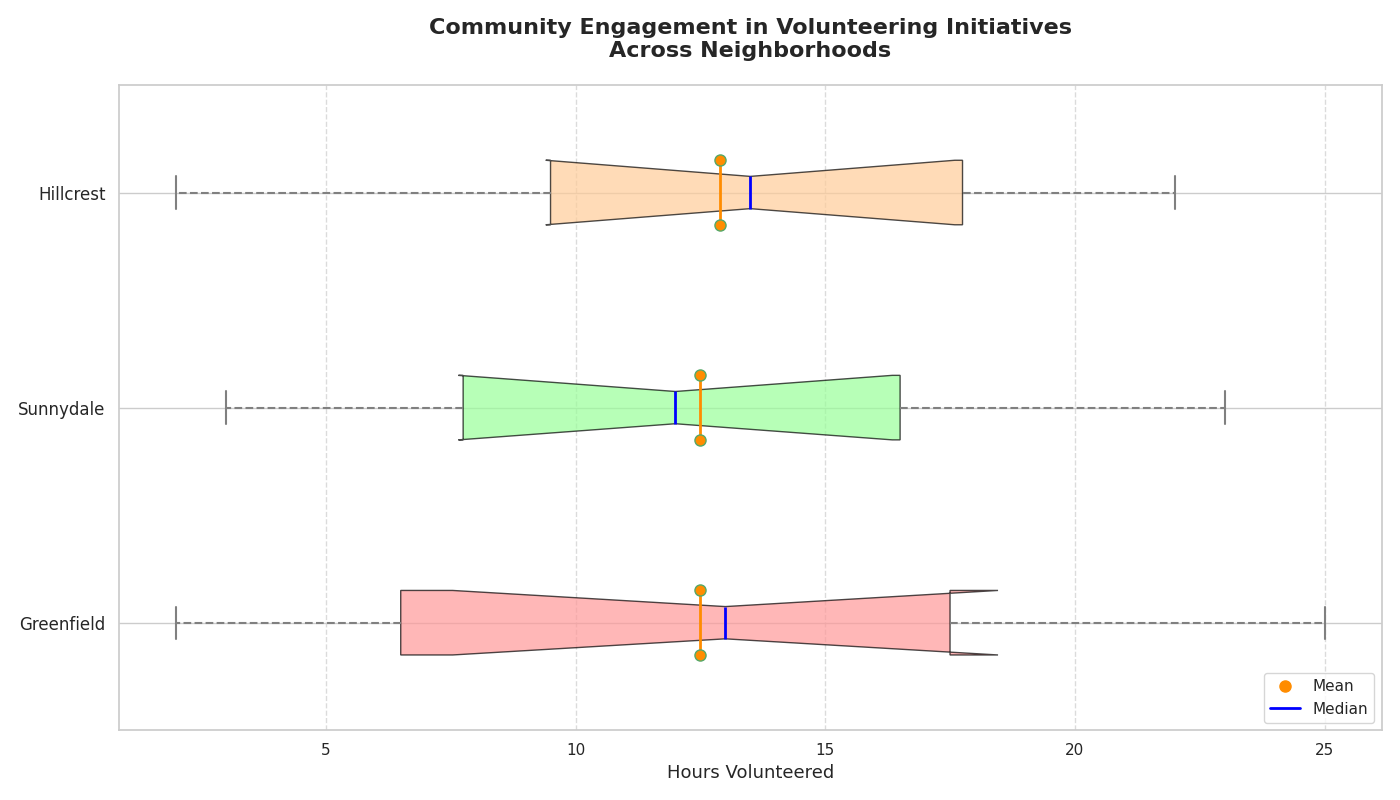

The script that drew this image:
import matplotlib.pyplot as plt

# Neighborhoods and their corresponding volunteering hours data
neighborhoods = ['Greenfield', 'Sunnydale', 'Hillcrest']
volunteering_hours = [
    [2, 4, 6, 8, 12, 14, 16, 18, 20, 25],  # Greenfield
    [3, 5, 7, 10, 11, 13, 15, 17, 21, 23], # Sunnydale
    [2, 4, 9, 11, 12, 15, 17, 18, 19, 22]  # Hillcrest
]

# Create the plot
fig, ax = plt.subplots(figsize=(14, 8))

# Generate horizontal box plot
bp = ax.boxplot(volunteering_hours, vert=False, patch_artist=True, notch=True,
                meanline=True, showmeans=True, meanprops=dict(linestyle='-', linewidth=2, color='darkorange'))

# Customizing the appearance of the box plots
colors = ['#FF9999', '#99FF99', '#FFCC99']
for patch, color in zip(bp['boxes'], colors):
    patch.set(facecolor=color, alpha=0.7)

# Customize whiskers, caps, medians, means
for whisker in bp['whiskers']:
    whisker.set(color='gray', linewidth=1.5, linestyle="--")

for cap in bp['caps']:
    cap.set(color='gray', linewidth=1.5)

for median in bp['medians']:
    median.set(color='blue', linewidth=2)

for mean in bp['means']:
    mean.set(marker='o', markerfacecolor='darkorange', markersize=8)

# Add title and labels
ax.set_title('Community Engagement in Volunteering Initiatives\nAcross Neighborhoods', 
             fontsize=16, fontweight='bold', pad=20)
ax.set_xlabel('Hours Volunteered', fontsize=13)
ax.set_yticklabels(neighborhoods, fontsize=12)

# Add grid for better readability
ax.xaxis.grid(True, linestyle='--', alpha=0.7)

# Add legend to denote mean and median
mean_legend = plt.Line2D([], [], color='darkorange', marker='o', linestyle='None', markersize=8, label='Mean')
median_legend = plt.Line2D([], [], color='blue', linestyle='-', linewidth=2, label='Median')
ax.legend(handles=[mean_legend, median_legend], loc='lower right')

# Automatically adjust layout to prevent label overlap
plt.tight_layout()

# Display the plot
plt.show()
